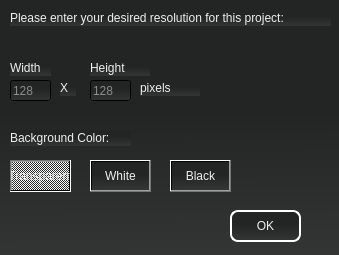
<?xml version="1.0" encoding="UTF-8"?>
<ui version="4.0">
 <class>GetResolutionDialog</class>
 <widget class="QDialog" name="GetResolutionDialog">
  <property name="geometry">
   <rect>
    <x>0</x>
    <y>0</y>
    <width>339</width>
    <height>255</height>
   </rect>
  </property>
  <property name="windowTitle">
   <string>Welcome to the Pixels Sprite Editor</string>
  </property>
  <property name="styleSheet">
   <string notr="true">background-color: qlineargradient(spread:pad, x1:0.482, y1:0.4375, x2:0.488, y2:0.994318, stop:0 rgba(35, 37, 37, 255), stop:1 rgba(51, 53, 53, 255));
color: rgb(239, 239, 239);</string>
  </property>
  <widget class="QLabel" name="label">
   <property name="geometry">
    <rect>
     <x>10</x>
     <y>10</y>
     <width>321</width>
     <height>16</height>
    </rect>
   </property>
   <property name="text">
    <string>Please enter your desired resolution for this project:</string>
   </property>
  </widget>
  <widget class="QLabel" name="label_2">
   <property name="geometry">
    <rect>
     <x>60</x>
     <y>80</y>
     <width>16</width>
     <height>16</height>
    </rect>
   </property>
   <property name="text">
    <string>X</string>
   </property>
  </widget>
  <widget class="QLabel" name="label_3">
   <property name="geometry">
    <rect>
     <x>140</x>
     <y>80</y>
     <width>60</width>
     <height>16</height>
    </rect>
   </property>
   <property name="text">
    <string>pixels</string>
   </property>
  </widget>
  <widget class="QLabel" name="label_4">
   <property name="geometry">
    <rect>
     <x>10</x>
     <y>60</y>
     <width>41</width>
     <height>16</height>
    </rect>
   </property>
   <property name="text">
    <string>Width</string>
   </property>
  </widget>
  <widget class="QLabel" name="label_5">
   <property name="geometry">
    <rect>
     <x>90</x>
     <y>60</y>
     <width>60</width>
     <height>16</height>
    </rect>
   </property>
   <property name="text">
    <string>Height</string>
   </property>
  </widget>
  <widget class="QLineEdit" name="widthInputBox">
   <property name="geometry">
    <rect>
     <x>10</x>
     <y>80</y>
     <width>41</width>
     <height>21</height>
    </rect>
   </property>
   <property name="text">
    <string/>
   </property>
   <property name="placeholderText">
    <string>128</string>
   </property>
  </widget>
  <widget class="QLineEdit" name="heightInputBox">
   <property name="geometry">
    <rect>
     <x>90</x>
     <y>80</y>
     <width>41</width>
     <height>21</height>
    </rect>
   </property>
   <property name="placeholderText">
    <string>128</string>
   </property>
  </widget>
  <widget class="QPushButton" name="okButton">
   <property name="geometry">
    <rect>
     <x>230</x>
     <y>210</y>
     <width>71</width>
     <height>32</height>
    </rect>
   </property>
   <property name="styleSheet">
    <string notr="true">#okButton{
	border-radius: 8px;
	border: 2px solid #FFFFFF;
}

#okButton:hover{	
	background-color: rgb(181, 183, 183);
}</string>
   </property>
   <property name="text">
    <string>OK</string>
   </property>
  </widget>
  <widget class="QLabel" name="label_6">
   <property name="geometry">
    <rect>
     <x>10</x>
     <y>130</y>
     <width>121</width>
     <height>16</height>
    </rect>
   </property>
   <property name="text">
    <string>Background Color:</string>
   </property>
  </widget>
  <widget class="QPushButton" name="transparentBackgroundButton">
   <property name="geometry">
    <rect>
     <x>10</x>
     <y>160</y>
     <width>61</width>
     <height>32</height>
    </rect>
   </property>
   <property name="text">
    <string>Transparent</string>
   </property>
   <property name="checkable">
    <bool>true</bool>
   </property>
   <property name="checked">
    <bool>true</bool>
   </property>
  </widget>
  <widget class="QPushButton" name="whiteBackgroundButton">
   <property name="geometry">
    <rect>
     <x>90</x>
     <y>160</y>
     <width>61</width>
     <height>32</height>
    </rect>
   </property>
   <property name="text">
    <string>White</string>
   </property>
   <property name="checkable">
    <bool>true</bool>
   </property>
  </widget>
  <widget class="QPushButton" name="blackBackgroundButton">
   <property name="geometry">
    <rect>
     <x>170</x>
     <y>160</y>
     <width>61</width>
     <height>32</height>
    </rect>
   </property>
   <property name="text">
    <string>Black</string>
   </property>
   <property name="checkable">
    <bool>true</bool>
   </property>
  </widget>
 </widget>
 <resources/>
 <connections/>
</ui>
